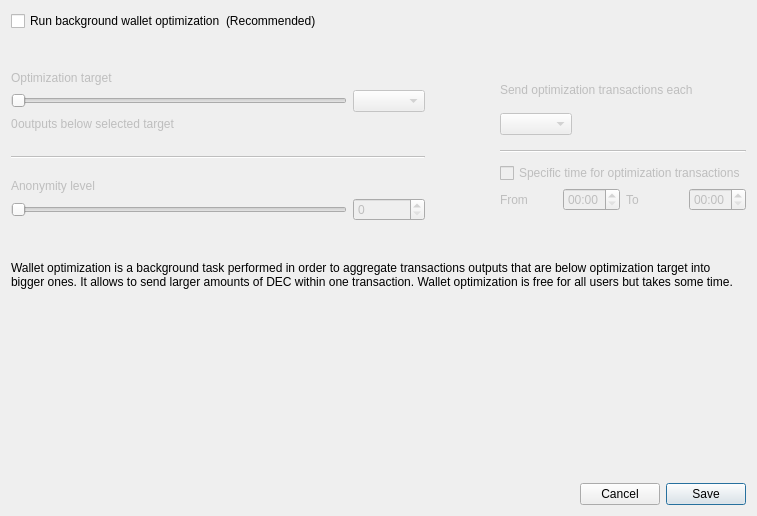
<?xml version="1.0" encoding="UTF-8"?>
<ui version="4.0">
 <class>OptimizationSettingsDialog</class>
 <widget class="QDialog" name="OptimizationSettingsDialog">
  <property name="windowModality">
   <enum>Qt::ApplicationModal</enum>
  </property>
  <property name="geometry">
   <rect>
    <x>0</x>
    <y>0</y>
    <width>757</width>
    <height>516</height>
   </rect>
  </property>
  <property name="windowTitle">
   <string>Wallet optimization settings</string>
  </property>
  <layout class="QGridLayout" name="m_gridLayout">
   <item row="0" column="0">
    <layout class="QVBoxLayout" name="verticalLayout">
     <property name="spacing">
      <number>0</number>
     </property>
     <property name="leftMargin">
      <number>0</number>
     </property>
     <property name="topMargin">
      <number>0</number>
     </property>
     <property name="rightMargin">
      <number>0</number>
     </property>
     <property name="bottomMargin">
      <number>0</number>
     </property>
     <item>
      <layout class="QHBoxLayout" name="horizontalLayout_1">
       <item>
        <widget class="QCheckBox" name="m_enableOptimizationCheck">
         <property name="text">
          <string>Run background wallet optimization</string>
         </property>
        </widget>
       </item>
       <item>
        <widget class="QLabel" name="label_8">
         <property name="text">
          <string>(Recommended)</string>
         </property>
        </widget>
       </item>
       <item>
        <spacer name="m_horizontalSpacer">
         <property name="orientation">
          <enum>Qt::Horizontal</enum>
         </property>
         <property name="sizeHint" stdset="0">
          <size>
           <width>40</width>
           <height>20</height>
          </size>
         </property>
        </spacer>
       </item>
      </layout>
     </item>
     <item>
      <spacer name="verticalSpacer_2">
       <property name="orientation">
        <enum>Qt::Vertical</enum>
       </property>
       <property name="sizeType">
        <enum>QSizePolicy::Fixed</enum>
       </property>
       <property name="sizeHint" stdset="0">
        <size>
         <width>20</width>
         <height>40</height>
        </size>
       </property>
      </spacer>
     </item>
     <item>
      <widget class="QWidget" name="m_optimizationOptionsWidget" native="true">
       <property name="enabled">
        <bool>true</bool>
       </property>
       <layout class="QHBoxLayout" name="horizontalLayout_2">
        <property name="spacing">
         <number>75</number>
        </property>
        <property name="leftMargin">
         <number>0</number>
        </property>
        <property name="topMargin">
         <number>0</number>
        </property>
        <property name="rightMargin">
         <number>0</number>
        </property>
        <property name="bottomMargin">
         <number>0</number>
        </property>
        <item alignment="Qt::AlignTop">
         <widget class="QWidget" name="widget1" native="true">
          <property name="enabled">
           <bool>false</bool>
          </property>
          <layout class="QGridLayout" name="gridLayout" columnstretch="50,0,0,0">
           <property name="leftMargin">
            <number>0</number>
           </property>
           <property name="topMargin">
            <number>0</number>
           </property>
           <property name="rightMargin">
            <number>0</number>
           </property>
           <property name="bottomMargin">
            <number>0</number>
           </property>
           <property name="verticalSpacing">
            <number>5</number>
           </property>
           <item row="0" column="0" colspan="4">
            <widget class="QLabel" name="label_5">
             <property name="text">
              <string>Optimization target</string>
             </property>
             <property name="indent">
              <number>0</number>
             </property>
            </widget>
           </item>
           <item row="4" column="0" colspan="4">
            <spacer name="verticalSpacer_3">
             <property name="orientation">
              <enum>Qt::Vertical</enum>
             </property>
             <property name="sizeType">
              <enum>QSizePolicy::Fixed</enum>
             </property>
             <property name="sizeHint" stdset="0">
              <size>
               <width>20</width>
               <height>20</height>
              </size>
             </property>
            </spacer>
           </item>
           <item row="1" column="0" colspan="3">
            <widget class="QSlider" name="m_thresholdSlider">
             <property name="maximum">
              <number>6</number>
             </property>
             <property name="pageStep">
              <number>1</number>
             </property>
             <property name="orientation">
              <enum>Qt::Horizontal</enum>
             </property>
            </widget>
           </item>
           <item row="1" column="3">
            <widget class="QComboBox" name="m_thresholdCombo"/>
           </item>
           <item row="5" column="0" colspan="4">
            <widget class="Line" name="line">
             <property name="orientation">
              <enum>Qt::Horizontal</enum>
             </property>
            </widget>
           </item>
           <item row="6" column="0" colspan="4">
            <spacer name="verticalSpacer_4">
             <property name="orientation">
              <enum>Qt::Vertical</enum>
             </property>
             <property name="sizeType">
              <enum>QSizePolicy::Fixed</enum>
             </property>
             <property name="sizeHint" stdset="0">
              <size>
               <width>20</width>
               <height>15</height>
              </size>
             </property>
            </spacer>
           </item>
           <item row="8" column="3">
            <widget class="QSpinBox" name="m_mixinSpin">
             <property name="buttonSymbols">
              <enum>QAbstractSpinBox::UpDownArrows</enum>
             </property>
            </widget>
           </item>
           <item row="7" column="0" colspan="4">
            <widget class="QLabel" name="label_7">
             <property name="text">
              <string>Anonymity level</string>
             </property>
             <property name="indent">
              <number>0</number>
             </property>
            </widget>
           </item>
           <item row="8" column="0" colspan="3">
            <widget class="QSlider" name="m_mixinSlider">
             <property name="pageStep">
              <number>1</number>
             </property>
             <property name="orientation">
              <enum>Qt::Horizontal</enum>
             </property>
            </widget>
           </item>
           <item row="2" column="0" colspan="4">
            <spacer name="verticalSpacer_12">
             <property name="orientation">
              <enum>Qt::Vertical</enum>
             </property>
             <property name="sizeType">
              <enum>QSizePolicy::Fixed</enum>
             </property>
             <property name="sizeHint" stdset="0">
              <size>
               <width>20</width>
               <height>0</height>
              </size>
             </property>
            </spacer>
           </item>
           <item row="3" column="0" colspan="4">
            <layout class="QHBoxLayout" name="horizontalLayout_3" stretch="0,1">
             <item>
              <widget class="QLabel" name="m_nonOptimizedOutputsLabel">
               <property name="text">
                <string>0</string>
               </property>
              </widget>
             </item>
             <item>
              <widget class="QLabel" name="m_nonOptimizedOutputsTextLabel">
               <property name="text">
                <string>outputs below selected target</string>
               </property>
              </widget>
             </item>
            </layout>
           </item>
          </layout>
         </widget>
        </item>
        <item>
         <layout class="QVBoxLayout" name="verticalLayout_3">
          <property name="spacing">
           <number>10</number>
          </property>
          <property name="rightMargin">
           <number>0</number>
          </property>
          <property name="bottomMargin">
           <number>0</number>
          </property>
          <item>
           <widget class="QWidget" name="widget2" native="true">
            <property name="enabled">
             <bool>false</bool>
            </property>
            <layout class="QGridLayout" name="gridLayout_2" columnstretch="0,0,0,0">
             <property name="leftMargin">
              <number>0</number>
             </property>
             <property name="topMargin">
              <number>0</number>
             </property>
             <property name="rightMargin">
              <number>0</number>
             </property>
             <property name="bottomMargin">
              <number>0</number>
             </property>
             <property name="verticalSpacing">
              <number>5</number>
             </property>
             <item row="8" column="0">
              <widget class="QLabel" name="label_2">
               <property name="text">
                <string>From</string>
               </property>
              </widget>
             </item>
             <item row="2" column="0" colspan="2" alignment="Qt::AlignLeft">
              <widget class="QComboBox" name="m_periodCombo"/>
             </item>
             <item row="8" column="1">
              <widget class="QTimeEdit" name="m_startTimeEdit">
               <property name="enabled">
                <bool>false</bool>
               </property>
               <property name="displayFormat">
                <string>HH:mm</string>
               </property>
              </widget>
             </item>
             <item row="8" column="2">
              <widget class="QLabel" name="label_3">
               <property name="text">
                <string>To</string>
               </property>
              </widget>
             </item>
             <item row="1" column="0" colspan="4">
              <spacer name="verticalSpacer_5">
               <property name="orientation">
                <enum>Qt::Vertical</enum>
               </property>
               <property name="sizeType">
                <enum>QSizePolicy::Fixed</enum>
               </property>
               <property name="sizeHint" stdset="0">
                <size>
                 <width>20</width>
                 <height>0</height>
                </size>
               </property>
              </spacer>
             </item>
             <item row="0" column="0" colspan="4">
              <widget class="QLabel" name="label_4">
               <property name="text">
                <string>Send optimization transactions each</string>
               </property>
               <property name="indent">
                <number>0</number>
               </property>
              </widget>
             </item>
             <item row="7" column="0" colspan="4">
              <spacer name="verticalSpacer_8">
               <property name="orientation">
                <enum>Qt::Vertical</enum>
               </property>
               <property name="sizeType">
                <enum>QSizePolicy::Fixed</enum>
               </property>
               <property name="sizeHint" stdset="0">
                <size>
                 <width>20</width>
                 <height>0</height>
                </size>
               </property>
              </spacer>
             </item>
             <item row="8" column="3">
              <widget class="QTimeEdit" name="m_stopTimeEdit">
               <property name="enabled">
                <bool>false</bool>
               </property>
               <property name="displayFormat">
                <string>HH:mm</string>
               </property>
              </widget>
             </item>
             <item row="4" column="0" colspan="4">
              <widget class="Line" name="line_2">
               <property name="orientation">
                <enum>Qt::Horizontal</enum>
               </property>
              </widget>
             </item>
             <item row="3" column="0" colspan="4">
              <spacer name="verticalSpacer_6">
               <property name="orientation">
                <enum>Qt::Vertical</enum>
               </property>
               <property name="sizeType">
                <enum>QSizePolicy::Fixed</enum>
               </property>
               <property name="sizeHint" stdset="0">
                <size>
                 <width>20</width>
                 <height>10</height>
                </size>
               </property>
              </spacer>
             </item>
             <item row="6" column="0" colspan="4">
              <widget class="QCheckBox" name="m_optimizationTimeCheck">
               <property name="text">
                <string>Specific time for optimization transactions</string>
               </property>
              </widget>
             </item>
             <item row="9" column="0" colspan="4">
              <spacer name="verticalSpacer_10">
               <property name="orientation">
                <enum>Qt::Vertical</enum>
               </property>
               <property name="sizeType">
                <enum>QSizePolicy::Fixed</enum>
               </property>
               <property name="sizeHint" stdset="0">
                <size>
                 <width>20</width>
                 <height>10</height>
                </size>
               </property>
              </spacer>
             </item>
             <item row="5" column="0" colspan="4">
              <spacer name="verticalSpacer_7">
               <property name="orientation">
                <enum>Qt::Vertical</enum>
               </property>
               <property name="sizeType">
                <enum>QSizePolicy::Fixed</enum>
               </property>
               <property name="sizeHint" stdset="0">
                <size>
                 <width>20</width>
                 <height>5</height>
                </size>
               </property>
              </spacer>
             </item>
            </layout>
           </widget>
          </item>
         </layout>
        </item>
       </layout>
      </widget>
     </item>
     <item>
      <spacer name="verticalSpacer_11">
       <property name="orientation">
        <enum>Qt::Vertical</enum>
       </property>
       <property name="sizeType">
        <enum>QSizePolicy::Fixed</enum>
       </property>
       <property name="sizeHint" stdset="0">
        <size>
         <width>20</width>
         <height>40</height>
        </size>
       </property>
      </spacer>
     </item>
     <item>
      <widget class="QLabel" name="m_helpLabel">
       <property name="text">
        <string>Wallet optimization is a background task performed in order to aggregate transactions outputs that are below optimization target into bigger ones. It allows to send larger amounts of DEC within one transaction. Wallet optimization is free for all users but takes some time.</string>
       </property>
       <property name="wordWrap">
        <bool>true</bool>
       </property>
      </widget>
     </item>
     <item>
      <spacer name="verticalSpacer">
       <property name="orientation">
        <enum>Qt::Vertical</enum>
       </property>
       <property name="sizeHint" stdset="0">
        <size>
         <width>20</width>
         <height>40</height>
        </size>
       </property>
      </spacer>
     </item>
    </layout>
   </item>
   <item row="1" column="0">
    <layout class="QHBoxLayout" name="horizontalLayout_4">
     <item>
      <spacer name="horizontalSpacer">
       <property name="orientation">
        <enum>Qt::Horizontal</enum>
       </property>
       <property name="sizeHint" stdset="0">
        <size>
         <width>40</width>
         <height>20</height>
        </size>
       </property>
      </spacer>
     </item>
     <item>
      <widget class="QPushButton" name="optimizationCancelButton">
       <property name="text">
        <string>Cancel</string>
       </property>
      </widget>
     </item>
     <item>
      <widget class="QPushButton" name="optimizationSaveButton">
       <property name="text">
        <string>Save</string>
       </property>
       <property name="default">
        <bool>true</bool>
       </property>
      </widget>
     </item>
    </layout>
   </item>
  </layout>
 </widget>
 <resources/>
 <connections>
  <connection>
   <sender>optimizationCancelButton</sender>
   <signal>clicked()</signal>
   <receiver>OptimizationSettingsDialog</receiver>
   <slot>reject()</slot>
   <hints>
    <hint type="sourcelabel">
     <x>549</x>
     <y>259</y>
    </hint>
    <hint type="destinationlabel">
     <x>338</x>
     <y>140</y>
    </hint>
   </hints>
  </connection>
  <connection>
   <sender>optimizationSaveButton</sender>
   <signal>clicked()</signal>
   <receiver>OptimizationSettingsDialog</receiver>
   <slot>save()</slot>
   <hints>
    <hint type="sourcelabel">
     <x>630</x>
     <y>259</y>
    </hint>
    <hint type="destinationlabel">
     <x>338</x>
     <y>140</y>
    </hint>
   </hints>
  </connection>
  <connection>
   <sender>m_enableOptimizationCheck</sender>
   <signal>toggled(bool)</signal>
   <receiver>widget1</receiver>
   <slot>setEnabled(bool)</slot>
   <hints>
    <hint type="sourcelabel">
     <x>147</x>
     <y>47</y>
    </hint>
    <hint type="destinationlabel">
     <x>176</x>
     <y>204</y>
    </hint>
   </hints>
  </connection>
  <connection>
   <sender>m_optimizationTimeCheck</sender>
   <signal>toggled(bool)</signal>
   <receiver>m_startTimeEdit</receiver>
   <slot>setEnabled(bool)</slot>
   <hints>
    <hint type="sourcelabel">
     <x>543</x>
     <y>179</y>
    </hint>
    <hint type="destinationlabel">
     <x>501</x>
     <y>207</y>
    </hint>
   </hints>
  </connection>
  <connection>
   <sender>m_optimizationTimeCheck</sender>
   <signal>toggled(bool)</signal>
   <receiver>m_stopTimeEdit</receiver>
   <slot>setEnabled(bool)</slot>
   <hints>
    <hint type="sourcelabel">
     <x>543</x>
     <y>179</y>
    </hint>
    <hint type="destinationlabel">
     <x>643</x>
     <y>207</y>
    </hint>
   </hints>
  </connection>
  <connection>
   <sender>m_enableOptimizationCheck</sender>
   <signal>toggled(bool)</signal>
   <receiver>widget2</receiver>
   <slot>setEnabled(bool)</slot>
   <hints>
    <hint type="sourcelabel">
     <x>158</x>
     <y>48</y>
    </hint>
    <hint type="destinationlabel">
     <x>556</x>
     <y>197</y>
    </hint>
   </hints>
  </connection>
  <connection>
   <sender>m_thresholdSlider</sender>
   <signal>valueChanged(int)</signal>
   <receiver>OptimizationSettingsDialog</receiver>
   <slot>thresholdChanged(int)</slot>
   <hints>
    <hint type="sourcelabel">
     <x>116</x>
     <y>139</y>
    </hint>
    <hint type="destinationlabel">
     <x>355</x>
     <y>194</y>
    </hint>
   </hints>
  </connection>
  <connection>
   <sender>m_mixinSlider</sender>
   <signal>valueChanged(int)</signal>
   <receiver>OptimizationSettingsDialog</receiver>
   <slot>mixinChanged(int)</slot>
   <hints>
    <hint type="sourcelabel">
     <x>116</x>
     <y>240</y>
    </hint>
    <hint type="destinationlabel">
     <x>367</x>
     <y>236</y>
    </hint>
   </hints>
  </connection>
 </connections>
 <slots>
  <slot>thresholdChanged(int)</slot>
  <slot>mixinChanged(int)</slot>
  <slot>save()</slot>
 </slots>
</ui>
